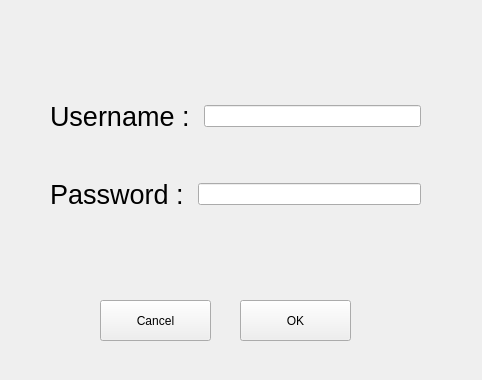
<?xml version="1.0" encoding="UTF-8"?>
<ui version="4.0">
 <class>dialog_login</class>
 <widget class="QWidget" name="dialog_login">
  <property name="geometry">
   <rect>
    <x>0</x>
    <y>0</y>
    <width>482</width>
    <height>380</height>
   </rect>
  </property>
  <property name="windowTitle">
   <string>Form</string>
  </property>
  <widget class="QPushButton" name="CancelButton">
   <property name="geometry">
    <rect>
     <x>100</x>
     <y>300</y>
     <width>111</width>
     <height>41</height>
    </rect>
   </property>
   <property name="text">
    <string>Cancel</string>
   </property>
  </widget>
  <widget class="QPushButton" name="OKBuuton">
   <property name="geometry">
    <rect>
     <x>240</x>
     <y>300</y>
     <width>111</width>
     <height>41</height>
    </rect>
   </property>
   <property name="text">
    <string>OK</string>
   </property>
  </widget>
  <widget class="QWidget" name="">
   <property name="geometry">
    <rect>
     <x>50</x>
     <y>60</y>
     <width>371</width>
     <height>191</height>
    </rect>
   </property>
   <layout class="QVBoxLayout" name="verticalLayout">
    <item>
     <layout class="QHBoxLayout" name="horizontalLayout">
      <item>
       <widget class="QLabel" name="UsernameLabel">
        <property name="font">
         <font>
          <pointsize>20</pointsize>
         </font>
        </property>
        <property name="text">
         <string>Username : </string>
        </property>
       </widget>
      </item>
      <item>
       <widget class="QLineEdit" name="UsernameLineEdit"/>
      </item>
     </layout>
    </item>
    <item>
     <layout class="QHBoxLayout" name="horizontalLayout_2">
      <item>
       <widget class="QLabel" name="PasswordLabel">
        <property name="font">
         <font>
          <pointsize>20</pointsize>
         </font>
        </property>
        <property name="text">
         <string>Password : </string>
        </property>
       </widget>
      </item>
      <item>
       <widget class="QLineEdit" name="PasswordLineEdit"/>
      </item>
     </layout>
    </item>
   </layout>
  </widget>
 </widget>
 <resources/>
 <connections/>
</ui>
